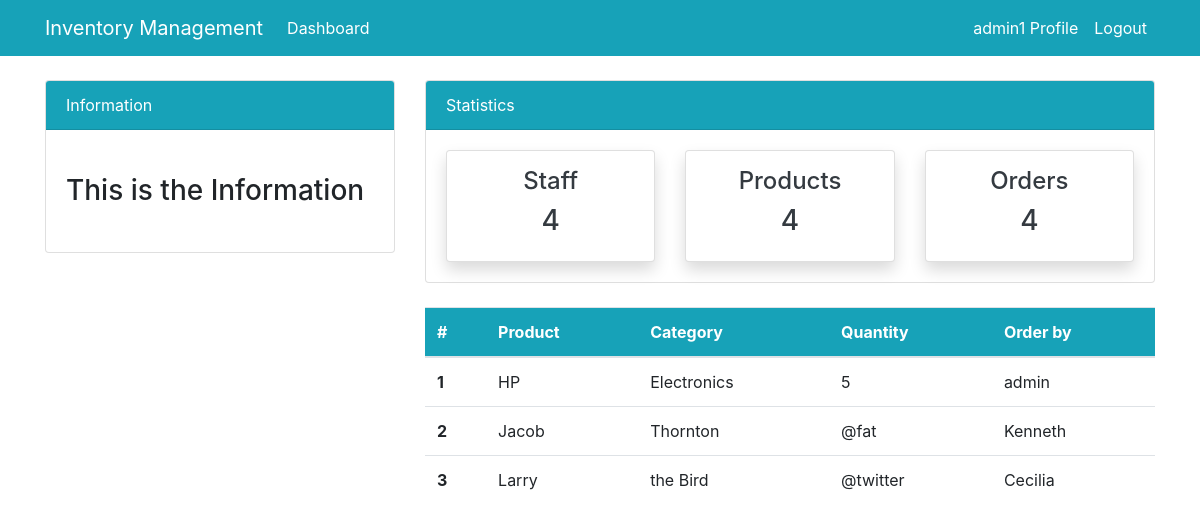
Before: /order/ (signed in) with the older database file.
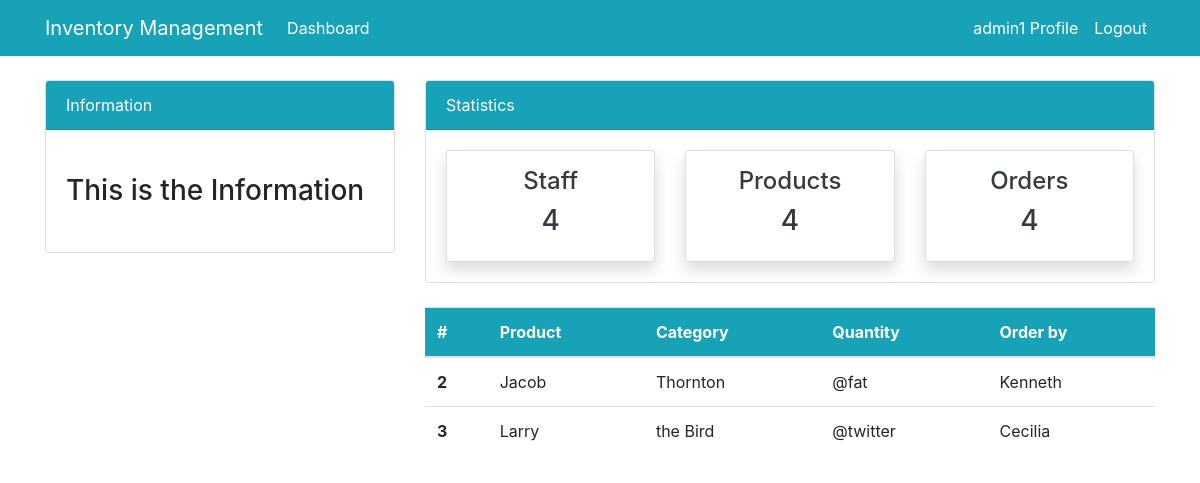
After: the same page with the newer database file.
### dashboard/models.py (models this page shows, shortened)
class Order(models.Model):
    product= models.ForeignKey(Product, on_delete=models.CASCADE)
    staff= models.ForeignKey(User,models.CASCADE, null=True)
    order_quantity= models.PositiveIntegerField(null=True)
    date = models.DateTimeField(auto_now_add=True)
    class Meta:
        verbose_name_plural = "Order"

class Product(models.Model):
    name = models.CharField( max_length=100, null=True)
    category= models.CharField(max_length=20, choices=CATEGORY, null=True)
    quantity = models.PositiveIntegerField(null=True)
    class Meta:
        verbose_name_plural = "Product"

### dashboard/views.py (the view)
# urls.py: path("order/", views.order, name='dashboard-order'),
@login_required
def order(request):
    orders= Order.objects.all()
    context={
        'orders': orders
    }
    return render(request, 'dashboard/order.html', context)

### templates/dashboard/order.html (shortened to what this page needs)
{% extends "partials/base.html" %}
{% block content %}
{% include 'partials/topnav.html' %}
<div class="container">
    <div class="row my-4">
        <div class="col-md-4">
        </div>
        <div class="col-md-8">
            <table class="table bg-white">
                <thead class="bg-info">
                    <tr class="text-white">
                        <th scope="col">#</th>
                        <th scope="col">Product</th>
                        <th scope="col">Category</th>
                        <th scope="col">Quantity</th>
                        <th scope="col">Order by</th>
                    </tr>
                </thead>
                <tbody>
                    {% for order in orders %}
                    <tr>
                        <th scope="row">{{order.id}}</th>
                        <td>{{order.product.name}}</td>
                        <td>{{order.product.category}}</td>
                        <td>{{order.order_quantity}}</td>
                        <td>
                            {{order.staff}}
                        </td>
                    </tr>
                    {% endfor %}
                    <tr>
                        <th scope="row">2</th>
                        <td>Jacob</td>
                        <td>Thornton</td>
                        <td>@fat</td>
                        <td>
                            Kenneth
                        </td>
                    </tr>
                    <tr>
                        <th scope="row">3</th>
                        <td>Larry</td>
                        <td>the Bird</td>
                        <td>@twitter</td>
                        <td>
                            Cecilia
                        </td>
                    </tr>
                </tbody>
            </table>
        </div>
    </div>
</div>
{% endblock  %}

Changed rows visible on the page:
removed Order: id "1", product.name "HP", product.category "Electronics", order_quantity "5", staff "admin"
